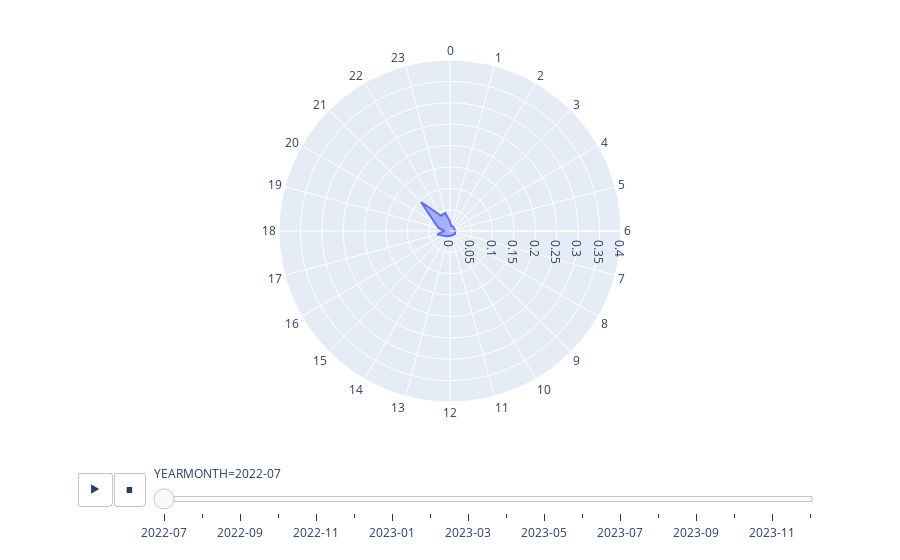

Notebook code cell kept with this figure:
### Markdown cell above
Comments

### Code cell
import warnings
warnings.simplefilter(action='ignore', category=FutureWarning)

import plotly.express as px
import pandas as pd

df = pd.read_excel('../DATA/ASSIGNED/Consumos MINUTO.xlsx')
df['HOUR'] = df['DATETIME'].dt.hour
df['YEARMONTH'] = df['DATETIME'].apply(lambda x: x.strftime('%Y-%m'))

pvt = pd.pivot_table(df, values='kWh', index=['YEARMONTH', 'HOUR'], aggfunc='mean').reset_index()
pvt['HOUR'] = pvt['HOUR'].apply(str)

fig = px.line_polar(pvt, r="kWh", theta="HOUR", animation_frame="YEARMONTH", line_close=True, range_r=[0, 0.4])
fig.update_traces(fill='toself')
fig.show()

### Figure 1 — Plotly figure (JSON) as saved in the notebook; plotly's stock layout.template omitted (floating-point values rounded to 4 significant figures)
{"data": [{"fill": "toself", "hovertemplate": "YEARMONTH=2022-07<br>kWh=%{r}<br>HOUR=%{theta}<extra></extra>", "legendgroup": "", "line": {"color": "#636efa", "dash": "solid"}, "marker": {"symbol": "circle"}, "mode": "lines", "name": "", "r": [0.02217, 0.01197, 0.01307, 0.01215, 0.0108, 0.01143, 0.0127, 0.01197, 0.0135, 0.012, 0.01202, 0.01075, 0.01213, 0.01143, 0.0148, 0.01607, 0.02067, 0.03115, 0.01305, 0.02788, 0.04243, 0.096, 0.04115, 0.0436, 0.02217], "showlegend": false, "subplot": "polar", "theta": ["0", "1", "2", "3", "4", "5", "6", "7", "8", "9", "10", "11", "12", "13", "14", "15", "16", "17", "18", "19", "20", "21", "22", "23", "0"], "type": "scatterpolar"}], "layout": {"legend": {"tracegroupgap": 0}, "margin": {"t": 60}, "polar": {"angularaxis": {"direction": "clockwise", "rotation": 90}, "domain": {"x": [0, 1], "y": [0, 1]}, "radialaxis": {"range": [0, 0.4]}}, "sliders": [{"active": 0, "currentvalue": {"prefix": "YEARMONTH="}, "len": 0.9, "pad": {"b": 10, "t": 60}, "steps": [{"args": [["2022-07"], {"frame": {"duration": 0, "redraw": true}, "fromcurrent": true, "mode": "immediate", "transition": {"duration": 0, "easing": "linear"}}], "label": "2022-07", "method": "animate"}, {"args": [["2022-08"], {"frame": {"duration": 0, "redraw": true}, "fromcurrent": true, "mode": "immediate", "transition": {"duration": 0, "easing": "linear"}}], "label": "2022-08", "method": "animate"}, {"args": [["2022-09"], {"frame": {"duration": 0, "redraw": true}, "fromcurrent": true, "mode": "immediate", "transition": {"duration": 0, "easing": "linear"}}], "label": "2022-09", "method": "animate"}, {"args": [["2022-10"], {"frame": {"duration": 0, "redraw": true}, "fromcurrent": true, "mode": "immediate", "transition": {"duration": 0, "easing": "linear"}}], "label": "2022-10", "method": "animate"}, {"args": [["2022-11"], {"frame": {"duration": 0, "redraw": true}, "fromcurrent": true, "mode": "immediate", "transition": {"duration": 0, "easing": "linear"}}], "label": "2022-11", "method": "animate"}, {"args": [["2022-12"], {"frame": {"duration": 0, "redraw": true}, "fromcurrent": true, "mode": "immediate", "transition": {"duration": 0, "easing": "linear"}}], "label": "2022-12", "method": "animate"}, {"args": [["2023-01"], {"frame": {"duration": 0, "redraw": true}, "fromcurrent": true, "mode": "immediate", "transition": {"duration": 0, "easing": "linear"}}], "label": "2023-01", "method": "animate"}, {"args": [["2023-02"], {"frame": {"duration": 0, "redraw": true}, "fromcurrent": true, "mode": "immediate", "transition": {"duration": 0, "easing": "linear"}}], "label": "2023-02", "method": "animate"}, {"args": [["2023-03"], {"frame": {"duration": 0, "redraw": true}, "fromcurrent": true, "mode": "immediate", "transition": {"duration": 0, "easing": "linear"}}], "label": "2023-03", "method": "animate"}, {"args": [["2023-04"], {"frame": {"duration": 0, "redraw": true}, "fromcurrent": true, "mode": "immediate", "transition": {"duration": 0, "easing": "linear"}}], "label": "2023-04", "method": "animate"}, {"args": [["2023-05"], {"frame": {"duration": 0, "redraw": true}, "fromcurrent": true, "mode": "immediate", "transition": {"duration": 0, "easing": "linear"}}], "label": "2023-05", "method": "animate"}, {"args": [["2023-06"], {"frame": {"duration": 0, "redraw": true}, "fromcurrent": true, "mode": "immediate", "transition": {"duration": 0, "easing": "linear"}}], "label": "2023-06", "method": "animate"}, {"args": [["2023-07"], {"frame": {"duration": 0, "redraw": true}, "fromcurrent": true, "mode": "immediate", "transition": {"duration": 0, "easing": "linear"}}], "label": "2023-07", "method": "animate"}, {"args": [["2023-08"], {"frame": {"duration": 0, "redraw": true}, "fromcurrent": true, "mode": "immediate", "transition": {"duration": 0, "easing": "linear"}}], "label": "2023-08", "method": "animate"}, {"args": [["2023-09"], {"frame": {"duration": 0, "redraw": true}, "fromcurrent": true, "mode": "immediate", "transition": {"duration": 0, "easing": "linear"}}], "label": "2023-09", "method": "animate"}, {"args": [["2023-10"], {"frame": {"duration": 0, "redraw": true}, "fromcurrent": true, "mode": "immediate", "transition": {"duration": 0, "easing": "linear"}}], "label": "2023-10", "method": "animate"}, {"args": [["2023-11"], {"frame": {"duration": 0, "redraw": true}, "fromcurrent": true, "mode": "immediate", "transition": {"duration": 0, "easing": "linear"}}], "label": "2023-11", "method": "animate"}, {"args": [["2023-12"], {"frame": {"duration": 0, "redraw": true}, "fromcurrent": true, "mode": "immediate", "transition": {"duration": 0, "easing": "linear"}}], "label": "2023-12", "method": "animate"}], "x": 0.1, "xanchor": "left", "y": 0, "yanchor": "top"}], "updatemenus": [{"buttons": [{"args": [null, {"frame": {"duration": 500, "redraw": true}, "fromcurrent": true, "mode": "immediate", "transition": {"duration": 500, "easing": "linear"}}], "label": "&#9654;", "method": "animate"}, {"args": [[null], {"frame": {"duration": 0, "redraw": true}, "fromcurrent": true, "mode": "immediate", "transition": {"duration": 0, "easing": "linear"}}], "label": "&#9724;", "method": "animate"}], "direction": "left", "pad": {"r": 10, "t": 70}, "showactive": false, "type": "buttons", "x": 0.1, "xanchor": "right", "y": 0, "yanchor": "top"}]}}
